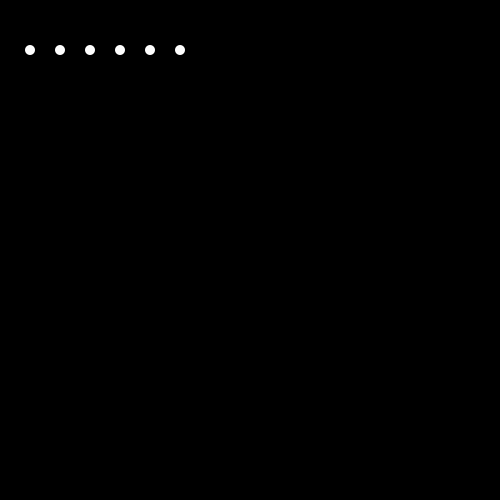
Frame 1 (no input)
Frame 60 (the mouse pressed at the canvas centre just before this capture): identical to frame 1, image omitted
Frame 120 (the mouse held since frame 60 and released just before this capture): identical to frame 1, image omitted

The Processing sketch that drew this single still picture (run headless with seeded random() and noise(); from frame 60 on, the mouse is pressed at the canvas centre):

// Processing sketch: arrays
// ── arrays.pde


//The old way we used to define variables to make stuff
//int x1=30;
//int x2=70;

//New technique -- Arrays
int [] circleX = {30, 60, 90, 150, 120, 180};

void setup () {
  size (500, 500);
  noStroke ();
}

void draw () {
  background(0);
  for (int i = 0; i < 6; i++) {
    ellipse(circleX[i], 50, 10, 10); 
  }
//  old method
//  ellipse(x1, height/2, 50, 50);
//  ellipse(x2, height/4, 50, 50);
}
